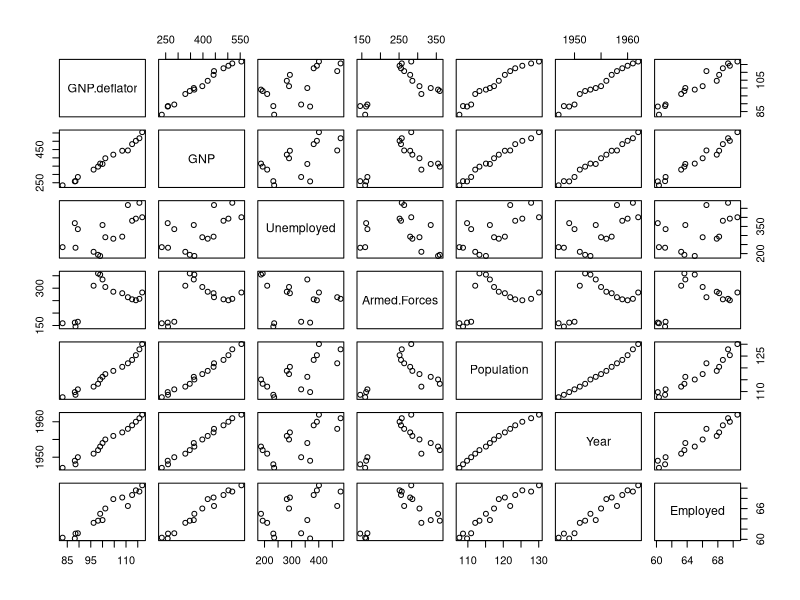
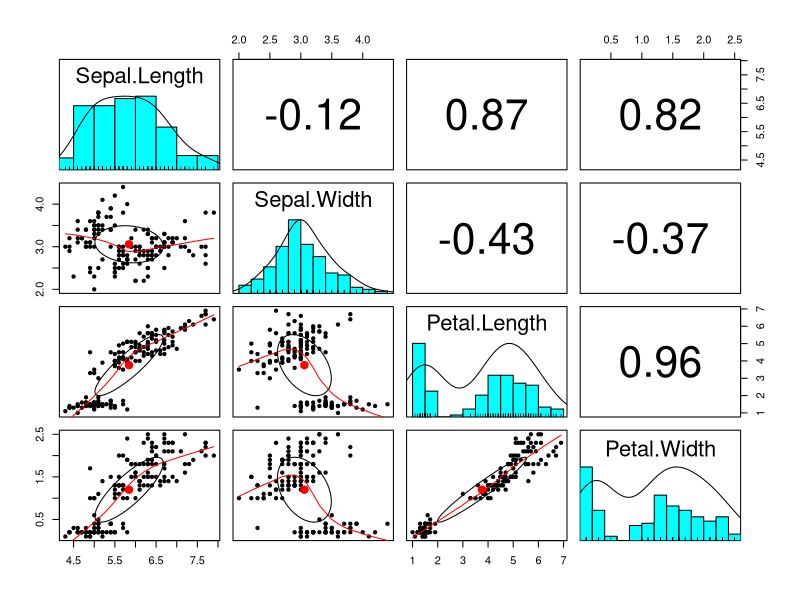
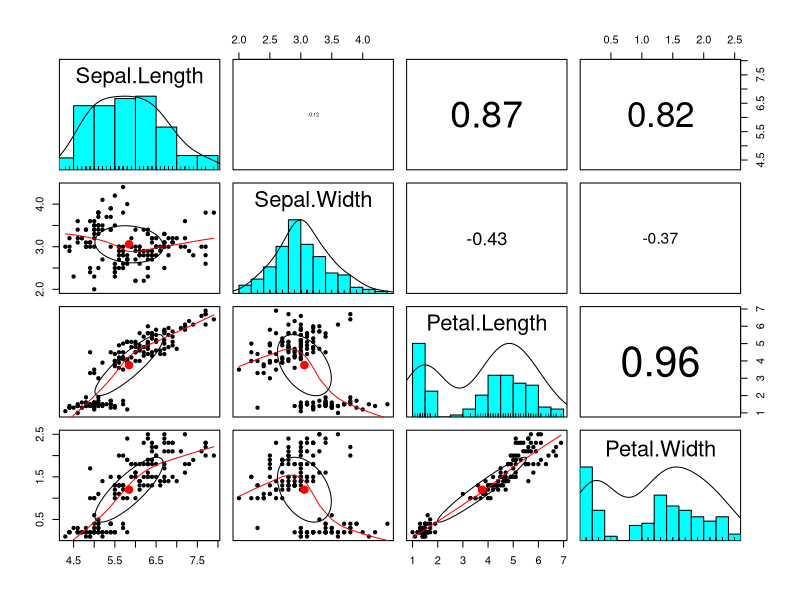
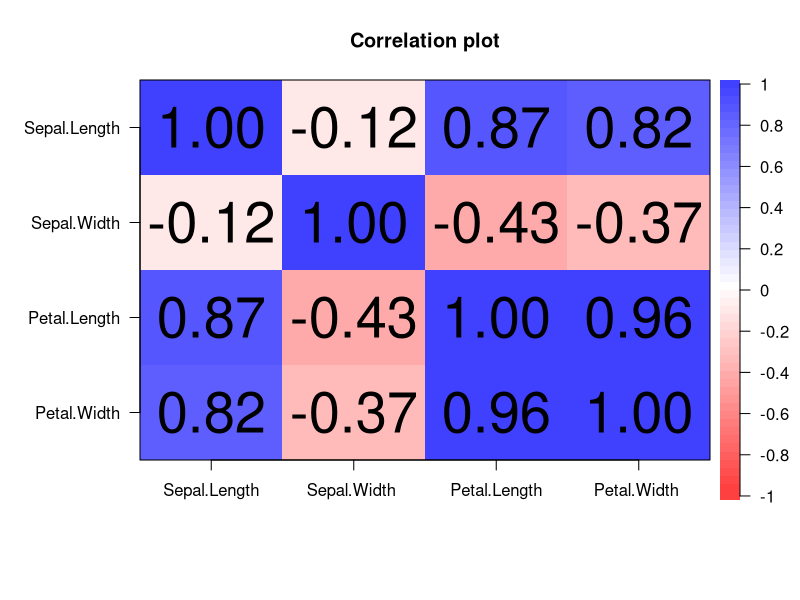
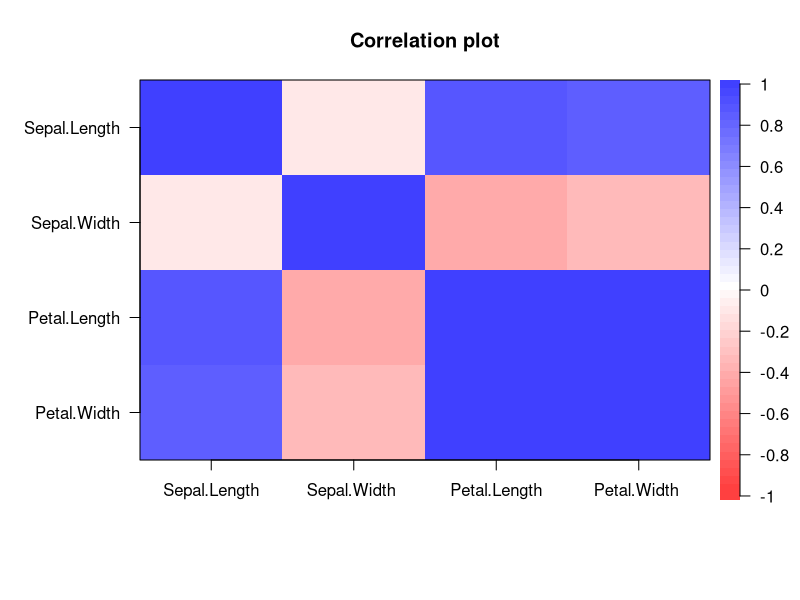
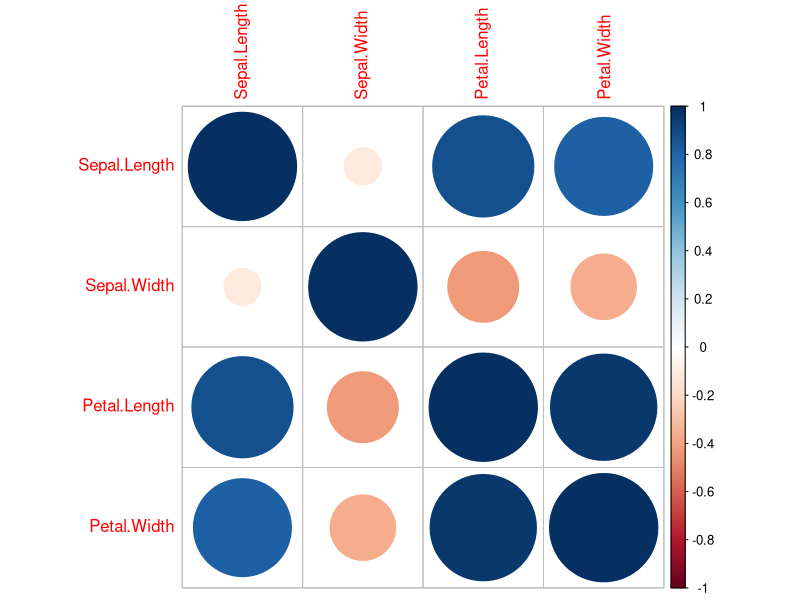
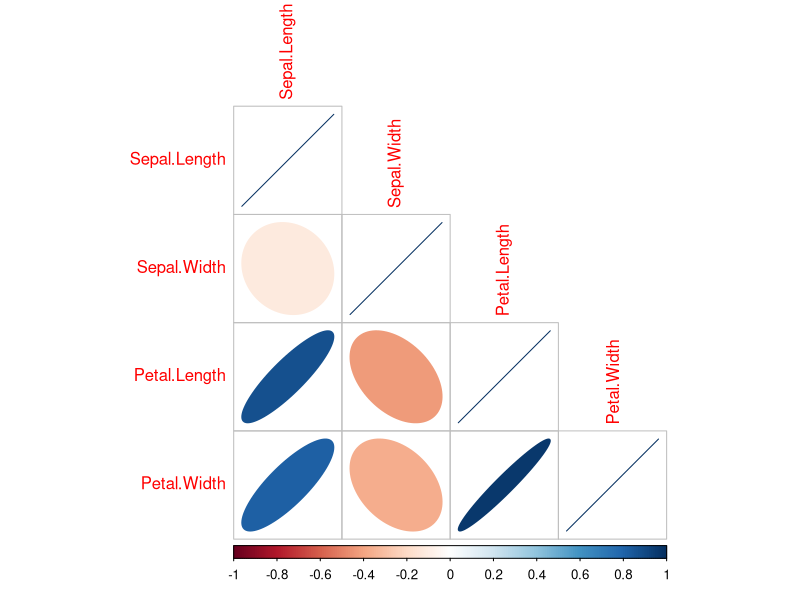
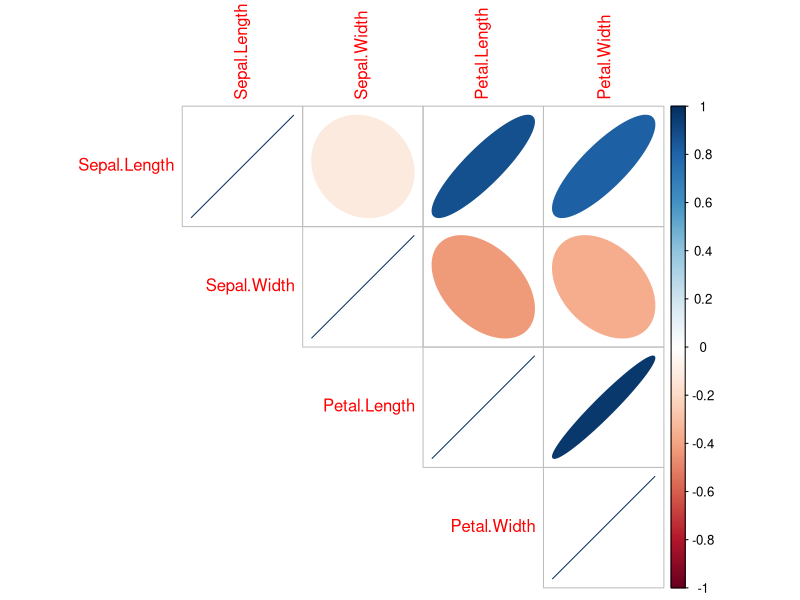

These figures' R source, in order:
longley
data(longley)
str(longley)
cor(longley) #상관분석(pearson)
pairs(longley) #상관분석 시각화
cor(longley,method = "spearman") #상관분석(spearman)
library(psych)
pairs.panels(iris[,1:4]) #상관분석 그래프, 상관계수 값 시각화
pairs.panels(iris[,1:4],scale = T) #상관분석 그래프, 상관계수 값(크기에 조절) 시각화
cor.plot(cor(iris[,1:4]))
cor.plot(cor(iris[,1:4]),numbers = F) # 상관계수 값 제거
install.packages('corrplot')
library(corrplot)
corrplot(cor(iris[,1:4]))
corrplot(cor(iris[,1:4]),method = 'ellipse',type = 'lower') #하삼각행렬 시각화
corrplot(cor(iris[,1:4]),method = 'ellipse',type = 'upper') #상삼각행렬 시각화
corrplot.mixed(cor(iris[,1:4]))
corrplot.mixed(cor(iris[,1:4]),lower = "circle",upper = "number")